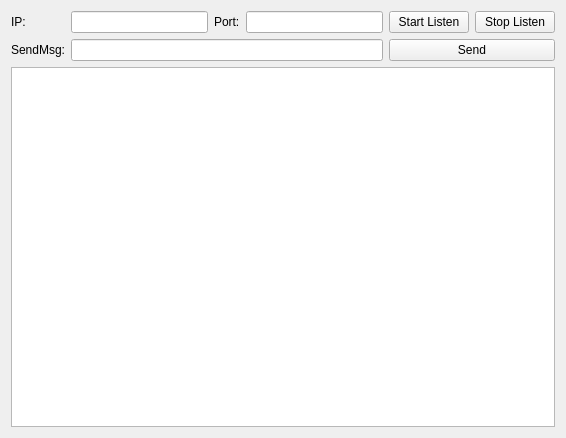
<?xml version="1.0" encoding="UTF-8"?>
<ui version="4.0">
 <class>MainWindow</class>
 <widget class="QMainWindow" name="MainWindow">
  <property name="geometry">
   <rect>
    <x>0</x>
    <y>0</y>
    <width>566</width>
    <height>438</height>
   </rect>
  </property>
  <property name="windowTitle">
   <string>MainWindow</string>
  </property>
  <widget class="QWidget" name="centralWidget">
   <layout class="QGridLayout" name="gridLayout">
    <item row="0" column="0">
     <widget class="QLabel" name="label_2">
      <property name="text">
       <string>IP:</string>
      </property>
     </widget>
    </item>
    <item row="0" column="1">
     <widget class="QLineEdit" name="le_ip"/>
    </item>
    <item row="0" column="2">
     <widget class="QLabel" name="label_3">
      <property name="text">
       <string>Port:</string>
      </property>
     </widget>
    </item>
    <item row="0" column="3">
     <widget class="QLineEdit" name="le_port"/>
    </item>
    <item row="0" column="4">
     <widget class="QPushButton" name="pb_startListen">
      <property name="text">
       <string>Start Listen</string>
      </property>
     </widget>
    </item>
    <item row="0" column="5">
     <widget class="QPushButton" name="pb_stopListen">
      <property name="text">
       <string>Stop Listen</string>
      </property>
     </widget>
    </item>
    <item row="1" column="0">
     <widget class="QLabel" name="label">
      <property name="text">
       <string>SendMsg:</string>
      </property>
     </widget>
    </item>
    <item row="1" column="1" colspan="3">
     <widget class="QLineEdit" name="le_sendMsg"/>
    </item>
    <item row="1" column="4" colspan="2">
     <widget class="QPushButton" name="pb_send">
      <property name="text">
       <string>Send</string>
      </property>
     </widget>
    </item>
    <item row="2" column="0" colspan="6">
     <widget class="QTextEdit" name="te_readMsg"/>
    </item>
   </layout>
  </widget>
 </widget>
 <layoutdefault spacing="6" margin="11"/>
 <resources/>
 <connections/>
</ui>
